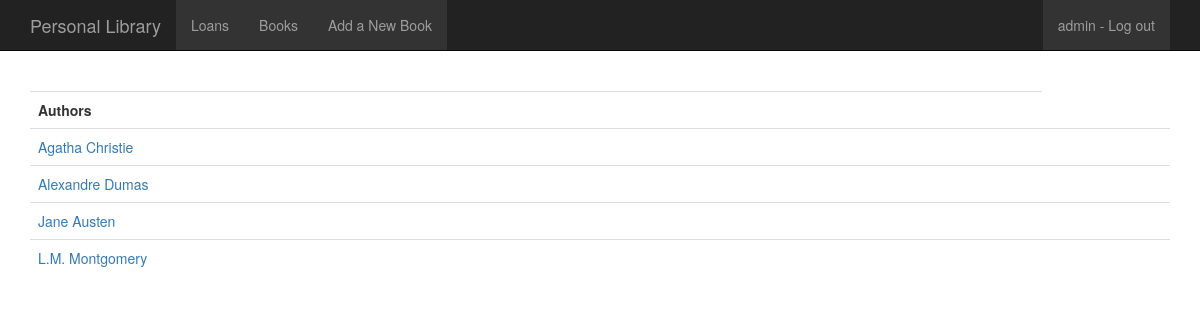
Page /author/ (signed in) on the committed database.
### libraryapp/models.py (models this page shows)
class Author(models.Model):
	author = models.CharField(max_length=2000, null=True)

### libraryapp/views.py (the view)
# urls.py: url(r'^author/$', AuthorList.as_view(), name='author_list'),
class AuthorList(ListView):
    model = Author
    ordering = ['author']

### libraryapp/templates/libraryapp/author_list.html (shortened to what this page needs)
{% extends 'libraryapp/base.html' %}
{% load staticfiles %}
{% block content %}
   <div class="container">
    <br>
    <table class="table">
      <tr>
      	<th>Authors</th>
      </tr>
      {% if object_list %}
        {% for author in object_list %}
        <tr>
          <td><a href="/author/{{author.id}}">{{author.author}}</a></td>
          <td>
        </tr>
        {% endfor %}
      {% endif %}
    </table>
  </div>
</div>
{% endblock %}

### libraryapp/templates/libraryapp/base.html (shortened to what this page needs)
{% load staticfiles %}
<!DOCTYPE html>
<html>
	<head>
		{% block head %}
			{% block style %}
				<link rel="stylesheet" type="text/css" href="{% static 'css/bootstrap.min.css' %}" />
			{% endblock %}
		{% endblock %}
	</head>
	{% block body %}
	<body class="{% block bodyclass %}{% endblock %}">
		<div class="wrapper">
			{% block navbar %}
				<div class="navbar navbar-static-top {% block bootstrap_navbar_variant %}navbar-inverse{% endblock %}">
					<div class="container">
						<span>
							{% block branding %}
								<a class='navbar-brand' rel="nofollow" href='/'>
									Personal Library
								</a>
							{% endblock %}
						</span>
						<ul class="nav navbar-nav pull-left">
						  <li><a href="/loans">Loans</a></li>
						  <li><a href="/books">Books</a></li>
						  <li><a href="/choose">Add a New Book</a></li>
						</ul>
				<ul class="nav navbar-nav pull-right">
                {% block userlinks %}
                  {% if user.is_authenticated %}
                    <li>
                      <a href="/logout?next={{request.path}}">
                        {{user}} - Log out
                      </a>
                    </li>
                  {% else %}
                    <li>
                      <a href="/login?next={{request.path}}">Log in</a>
                    </li>
                  {% endif %}
                {% endblock %}
              </ul>
					</div>
				</div>
			{% endblock %}
			{% block content %}
			{% endblock %}
	</body>
	{% endblock %}
</html>

### libraryapp/templates/libraryapp/base.html (style rules this page uses)
ul { list-style-type: none; margin: 0; padding: 0; overflow: hidden; background-color: #333; }
li { float: left; }
li a { display: block; color: white; text-align: center; padding: 14px 16px; text-decoration: none; }

### rows in the picture
Author: author "Agatha Christie"
Author: author "Alexandre Dumas"
Author: author "Jane Austen"
Author: author "L.M. Montgomery"

### other values in the picture
{{ user }} "admin"
